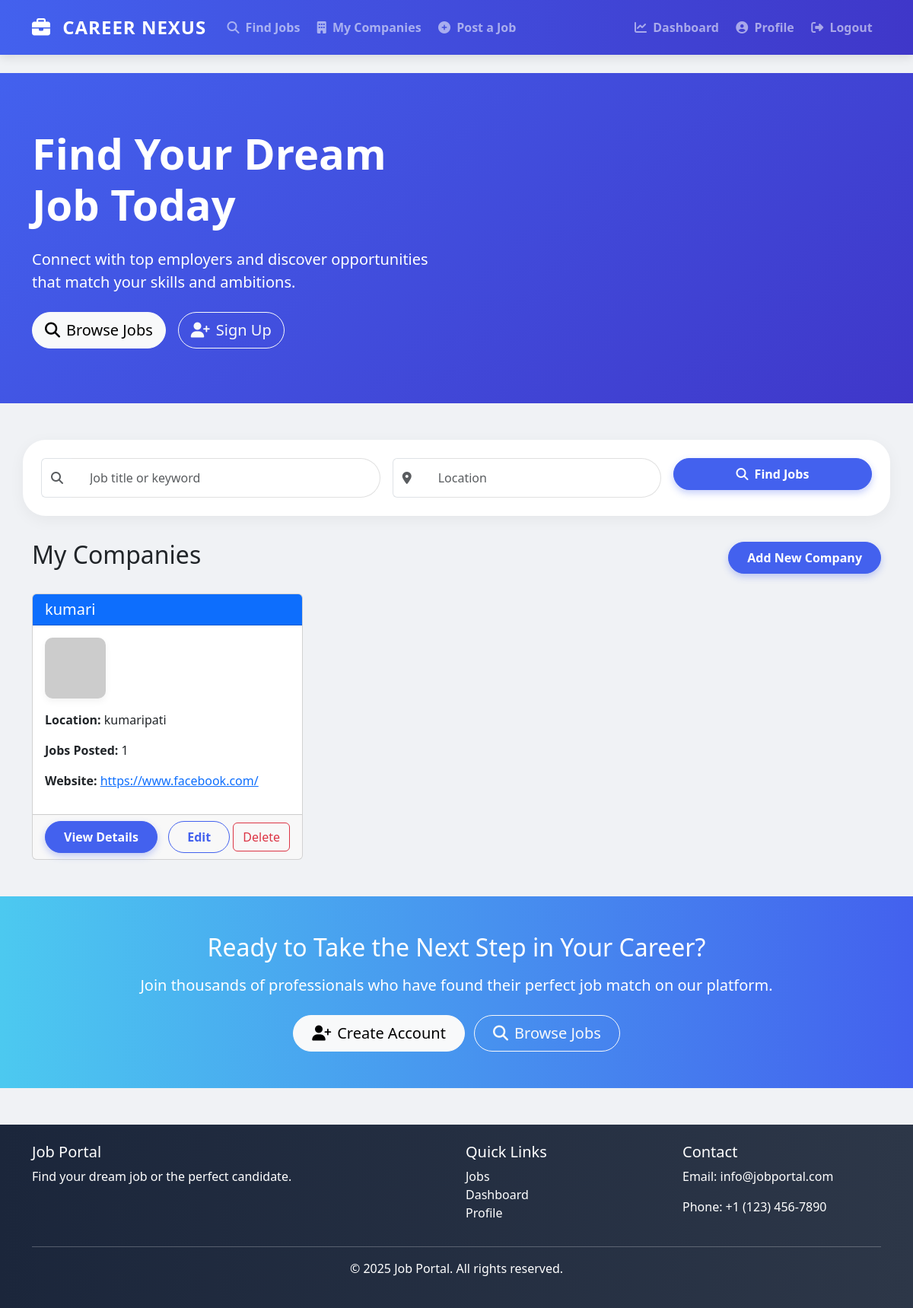
Screenshot of /companies/ (signed in) with the database file from the repository.
### companies/models.py (models this page shows, shortened)
class Company(models.Model):
    name = models.CharField(max_length=100)
    owner = models.ForeignKey(User, on_delete=models.CASCADE, related_name='companies')
    logo = models.ImageField(upload_to='company_logos/', blank=True, null=True)
    description = models.TextField()
    website = models.URLField(blank=True, null=True)
    location = models.CharField(max_length=100)
    established_date = models.DateField(blank=True, null=True)
    class Meta:
        verbose_name_plural = "Companies"

### companies/views.py (the view)
# urls.py: path('', views.company_list, name='company_list'),
@login_required
def company_list(request):
    companies = Company.objects.filter(owner=request.user)
    return render(request, 'companies/company_list.html', {
        'companies': companies,
        'show_hero': True  # This enables the hero section
    })

### templates/companies/company_list.html (shortened to what this page needs)
{% extends 'base.html' %}
{% block content %}
<div class="d-flex justify-content-between align-items-center mb-4">
    <h2>My Companies</h2>
    <a href="{% url 'company_create' %}" class="btn btn-primary">Add New Company</a>
</div>
{% if companies %}
    <div class="row">
        {% for company in companies %}
            <div class="col-md-4 mb-4">
                <div class="card h-100">
                    <div class="card-header bg-primary text-white">
                        <h5 class="mb-0">{{ company.name }}</h5>
                    </div>
                    <div class="card-body">
                        <div class="text-center mb-3">
                            {% if company.logo %}
                                <img src="{{ company.logo.url }}" alt="{{ company.name }} Logo" class="company-logo mb-3">
                            {% else %}
                                <img src="https://via.placeholder.com/100" alt="Company Logo" class="company-logo mb-3">
                            {% endif %}
                        </div>
                        <p><strong>Location:</strong> {{ company.location }}</p>
                        <p><strong>Jobs Posted:</strong> {{ company.jobs.count }}</p>
                        {% if company.website %}
                            <p><strong>Website:</strong> <a href="{{ company.website }}" target="_blank">{{ company.website }}</a></p>
                        {% endif %}
                    </div>
                    <div class="card-footer">
                        <div class="d-flex justify-content-between">
                            <a href="{% url 'company_detail' company.pk %}" class="btn btn-primary">View Details</a>
                            <div>
                                <a href="{% url 'company_update' company.pk %}" class="btn btn-outline-primary">Edit</a>
                                <a href="{% url 'company_delete' company.pk %}" class="btn btn-outline-danger">Delete</a>
                            </div>
                        </div>
                    </div>
                </div>
            </div>
        {% endfor %}
    </div>
{% else %}
    <div class="alert alert-info">
        <p>You haven't added any companies yet.</p>
        <a href="{% url 'company_create' %}" class="btn btn-primary">Add Company</a>
    </div>
{% endif %}
{% endblock %}

### templates/base.html (style rules this page uses)
:root { --primary-color: #4361ee; --secondary-color: #3f37c9; --accent-color: #4cc9f0; --dark-color: #1b263b; --light-color: #f8f9fa; }
body { font-family: 'Segoe UI', Tahoma, Geneva, Verdana, sans-serif; background-color: #f0f2f5; }
.company-logo { width: 80px; height: 80px; display: flex; align-items: center; justify-content: center; background-color: #f8f9fa; border-radius: 10px; box-shadow: 0 4px 10px rgba(0,0,0,0.05); font-size: 2rem; color: var(--primary-color); }
.btn-primary { background-color: var(--primary-color); border-color: var(--primary-color); border-radius: 30px; padding: 0.5rem 1.5rem; font-weight: 600; box-shadow: 0 4px 10px rgba(67, 97, 238, 0.3); }
.btn-outline-primary { color: var(--primary-color); border-color: var(--primary-color); border-radius: 30px; padding: 0.5rem 1.5rem; font-weight: 600; }

### rows the page displays
Company: name "kumari", location "kumaripati", jobs.count "1", website "https://www.facebook.com/"
